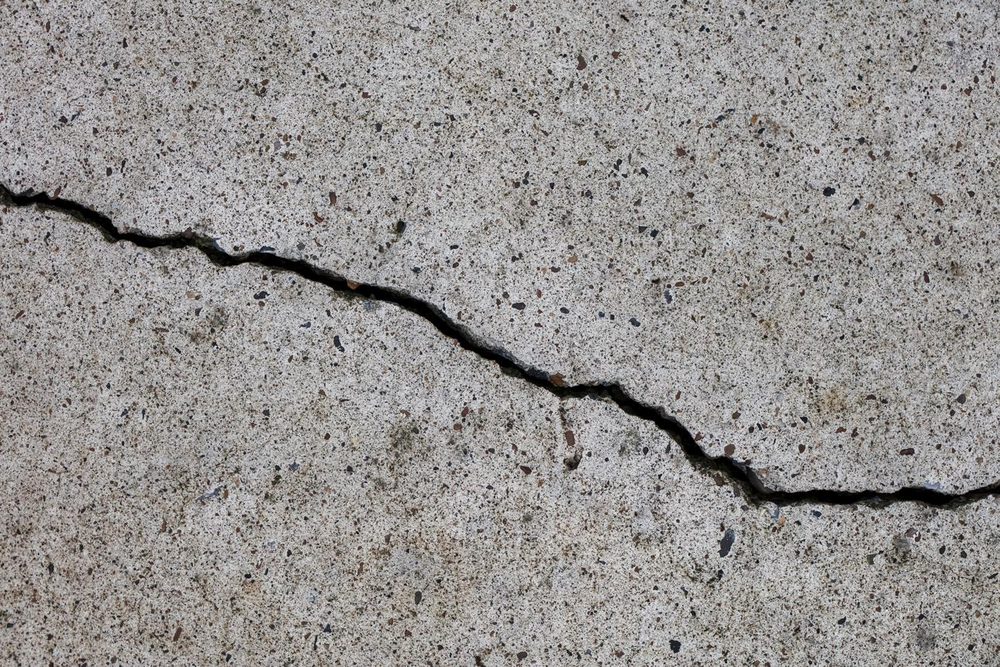
#> input picture 7-rachaduras/img1.png, 1000 x 667 px, shrunk from 1290 x 860 before the run
$ python script3.py
#> lines starting #> are read from the running program, lines starting #| are printed output that depends on the picture; after the words box and inside, x2 and y2 are one past the last pixel; in counts of white or black regions, pixels touching at a corner belong together
import cv2 as cv
import numpy as np
import matplotlib.pyplot as plt

img = cv.imread("img1.png")
#> img is the input picture: shape (667, 1000, 3); mean B, G, R 145.5, 147.2, 150.1

img_rgb = cv.cvtColor(img, cv.COLOR_BGR2RGB)
img_gray = cv.cvtColor(img, cv.COLOR_BGR2GRAY)

_, img_mask = cv.threshold(img_gray, 25, 255, cv.THRESH_BINARY_INV)
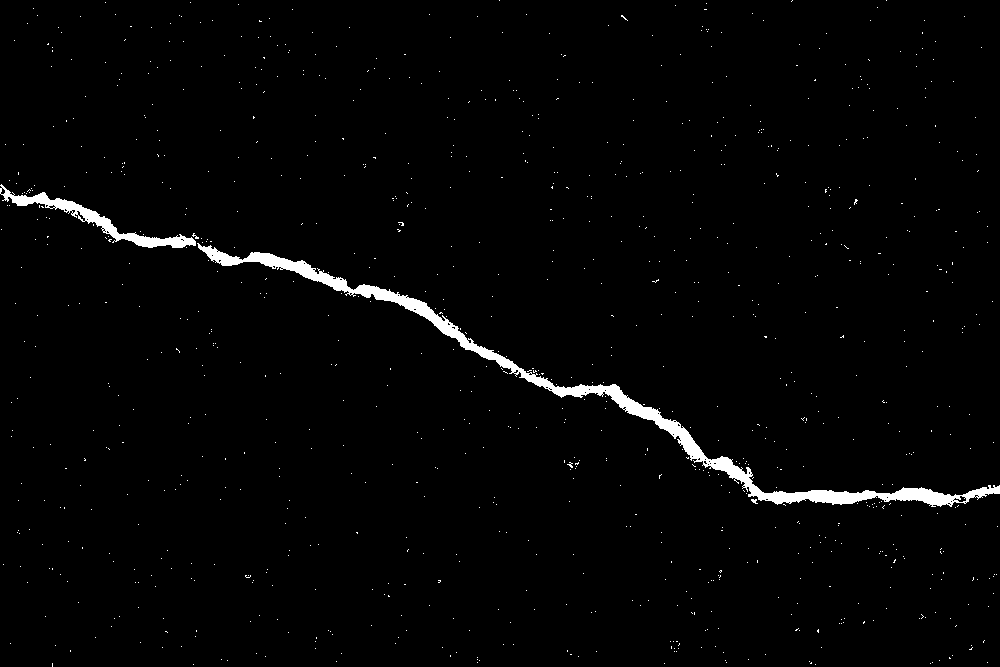
#> img_mask: shape (667, 1000); 1.8% white; 969 white regions (966 under 20 px), largest, box (x1, y1, x2, y2) and area: (197, 243, 1000, 507) 8933, (0, 184, 196, 248) 1934, (751, 499, 758, 504) 21

kernel = np.ones((3,3), np.uint8)
closed = cv.morphologyEx(img_mask, cv.MORPH_CLOSE, kernel)
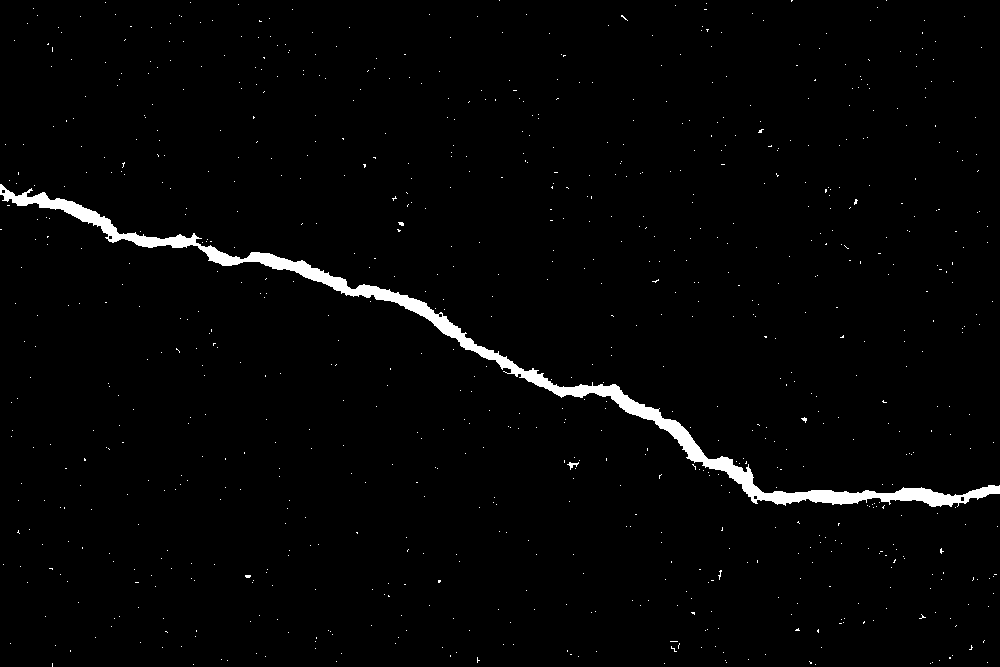
#> closed: shape (667, 1000); 2% white; 848 white regions (846 under 20 px)

contours, _ = cv.findContours(
    closed,
    cv.RETR_EXTERNAL,
    cv.CHAIN_APPROX_NONE
)
#> contours = 848 contours, 846 with area under 20; largest, box (x1, y1, x2, y2) and area: (0, 184, 1000, 507) 10720, (567, 462, 579, 470) 21

# 8. Filtra contornos pequenos
result = img_rgb.copy()
for cnt in contours:
    area = cv.contourArea(cnt)

    if area < 110:
        continue

    perimeter = cv.arcLength(cnt, False)

    # Desenha contorno
    cv.drawContours(result, [cnt], -1, (0, 255, 0), 2)

    print("Área:", area)
#> this loop made 848 passes
#> (cnt, area) on passes 1 to 3: ([[815, 664]], 0), ([[193, 664]], 0), ([[930, 663]], 0)
#| Área: 10720.5
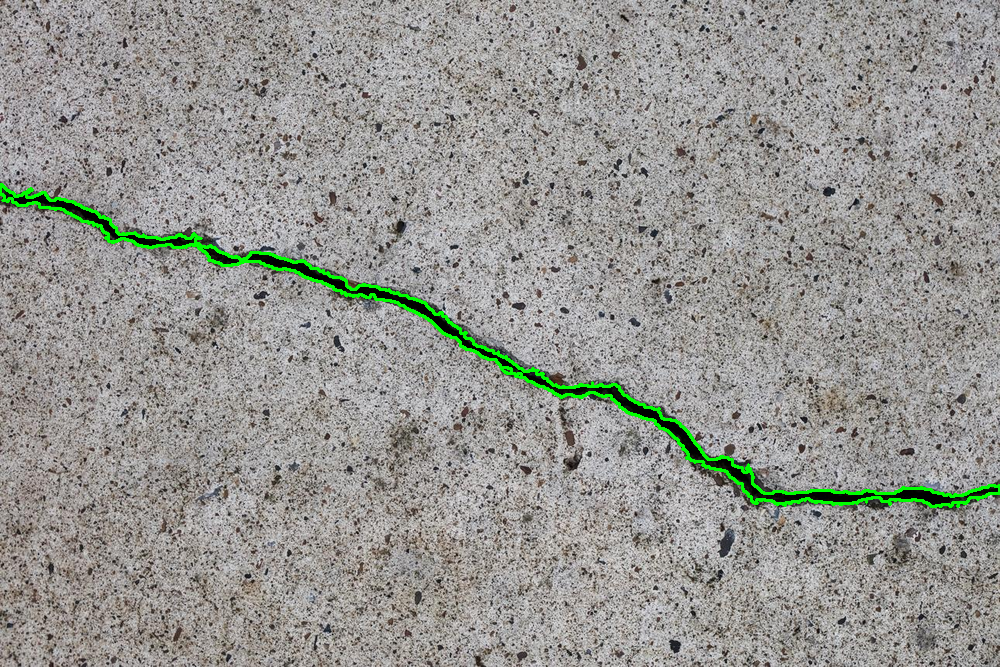
#> result: shape (667, 1000, 3); mean R, G, B 149.7, 150, 145.2


#plt.subplot(241); plt.imshow(img_rgb);  plt.title("Original");
#plt.subplot(242); plt.imshow(img_gray, cmap="gray");  plt.title("Gray");
#plt.subplot(243); plt.imshow(img_mask, cmap="gray");  plt.title("Mask");
#plt.subplot(244); plt.imshow(closed, cmap="gray");  plt.title("MORPH_CLOSE");
plt.subplot(111); plt.imshow(result);  plt.title("Final");
plt.show()

$ run again, with 7-rachaduras/img2.png copied over 7-rachaduras/img1.png
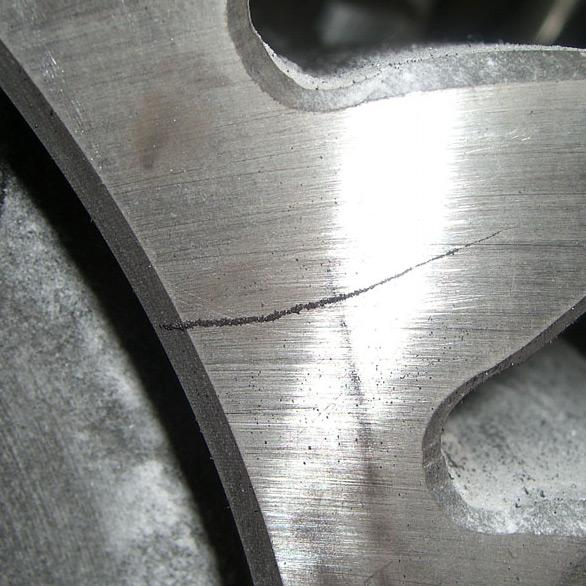
#> input picture 7-rachaduras/img2.png, 586 x 586 px
#> img is the input picture: shape (586, 586, 3); mean B, G, R 136, 138.3, 137.4
#> `_, img_mask = cv.threshold(img_gray, 25, 255, cv.THRESH_BINARY_INV)`:
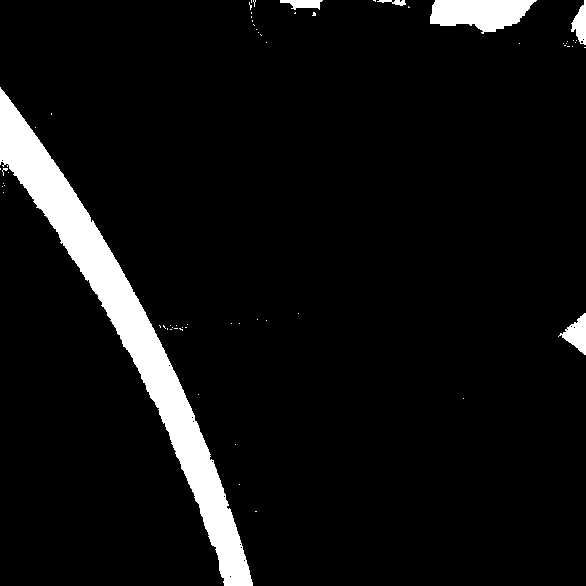
#> img_mask: shape (586, 586); 6.4% white; 63 white regions (57 under 20 px), largest, box (x1, y1, x2, y2) and area: (0, 87, 253, 586) 17873, (430, 0, 537, 34) 2515, (558, 313, 586, 355) 570, (571, 0, 586, 45) 394, (280, 0, 323, 10) 276, (377, 0, 406, 6) 89
#> closed: shape (586, 586); 6.4% white; 36 white regions (28 under 20 px)
#> contours = 36 contours, 29 with area under 20; largest, box (x1, y1, x2, y2) and area: (0, 87, 253, 586) 17436, (430, 0, 537, 34) 2392, (558, 313, 586, 355) 524, (571, 0, 586, 48) 360, (280, 0, 323, 14) 229, (373, 0, 406, 6) 70, (249, 0, 256, 10) 28
#> the loop `for cnt in contours:` made 36 passes
#> (area, perimeter) on passes 13, 19, 32, 33, 35: (524.5, 117.7), (17436, 1260.9), (359.5, 123.5), (2391.5, 264.5), (229, 110)
#> (printed output is left out)
#> after the loop `for cnt in contours:`:
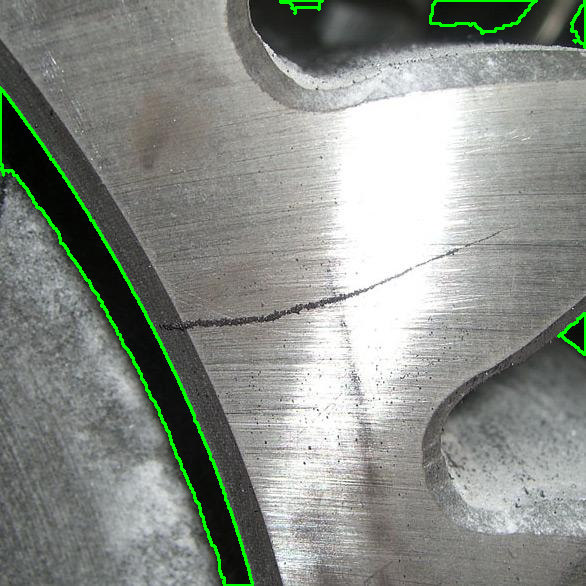
#> result: shape (586, 586, 3); mean R, G, B 137, 142, 135.6
